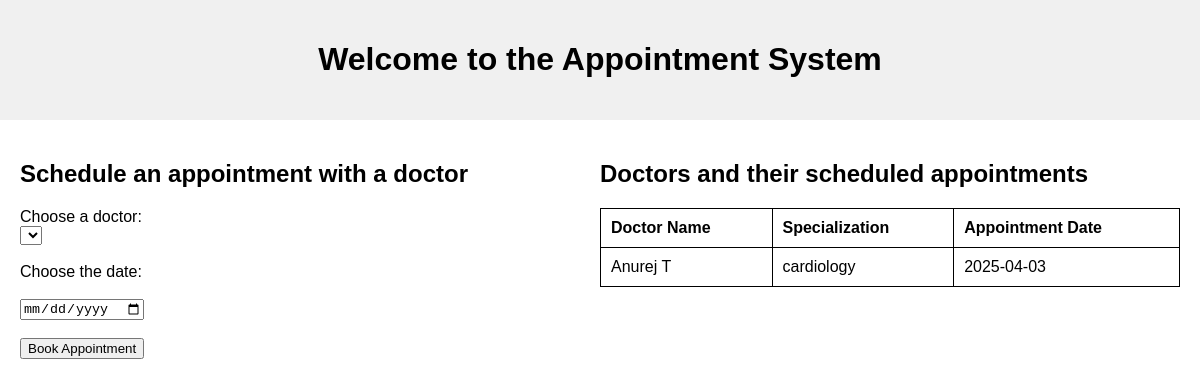
Before: /patlogged (signed in) with the older database file.
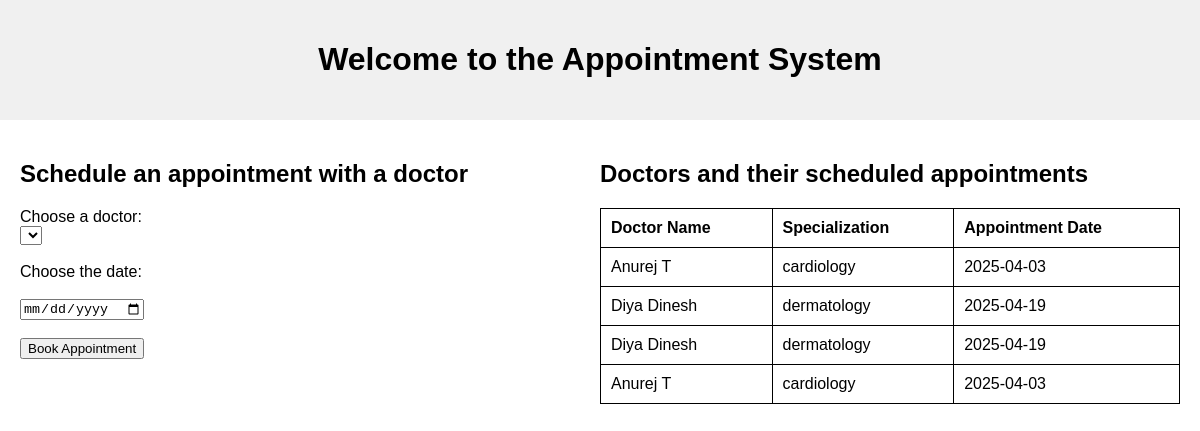
After: the same page with the newer database file.
### models.py (models this page shows)
class Appointment(db.Model):
    id = db.Column(db.Integer, primary_key = True)
    patient_id = db.Column(db.Integer, db.ForeignKey('patient.id'))
    doctor_id = db.Column(db.Integer, db.ForeignKey('doctor.id'))
    appointment_date = db.Column(db.Date)
    status = db.Column(db.String(), default = 'Pending')

class Doctor(db.Model):
    id = db.Column(db.Integer, primary_key = True)
    full_name = db.Column(db.String())
    phone_no = db.Column(db.String())
    dob = db.Column(db.Date)
    address = db.Column(db.String())
    password = db.Column(db.String())
    doct_id = db.Column(db.String(), unique = True)
    specialization = db.Column(db.String())
    is_approved = db.Column(db.Boolean, default = False)
    appointments = db.relationship('Appointment', backref='doctor')

### app.py (the view)
@app.route('/patlogged')
def patient_logged():
    if 'patient_id' not in session:
        return redirect('/logpat')
    patient_id = session['patient_id']
    appointments = Appointment.query.filter_by(patient_id=patient_id).all()
    booked_doctor_ids = [appt.doctor_id for appt in appointments]
    approved_doctors = Doctor.query.filter_by(is_approved=True).all()
    unbooked_doctors = [doc for doc in approved_doctors if doc.id not in booked_doctor_ids]
    appointment_details = []
    for appt in appointments:
        doctor = Doctor.query.get(appt.doctor_id)
        if doctor:
            appointment_details.append({
            'doctor_id': doctor.doct_id,  # fixed typo: it's 'doct_id' in your model
            'doctor_name': doctor.full_name,
            'date': appt.appointment_date
        })
    fixed_appointments = Appointment.query.filter_by(status = 'approved').all()
    return render_template(
        'patlogged.html',
        approved_doctors=unbooked_doctors,
        appointment_details=appointment_details,
        fixed_appointments = fixed_appointments
    )

### templates/patlogged.html (shortened to what this page needs)
<!DOCTYPE html>
<html lang="en">
<head>
</head>
<body>
<header>
    <h1>Welcome to the Appointment System</h1>
</header>
<div class="main-container">
    <div class="form-container">
        <h2>Schedule an appointment with a doctor</h2>
        <form method="POST" action="/schedule_appointment">
            <label for="doctor_id">Choose a doctor:</label><br>
            <select name="doctor_id" id="doctor_id" required>
            </select><br><br>
            <label for="appointment_date">Choose the date:</label><br><br>
            <input type="date" id="appointment_date" name="appointment_date" required><br><br>
            <button type="submit">Book Appointment</button>
        </form>
    </div>
    <div class="table-container">
        <h2>Doctors and their scheduled appointments</h2>
        {% if fixed_appointments %}
        <table>
            <thead>
                <tr>
                    <th>Doctor Name</th>
                    <th>Specialization</th>
                    <th>Appointment Date</th>
                </tr>
            </thead>
            <tbody>
                {% for appointment in fixed_appointments %}
                    <tr>
                        <td>{{ appointment.doctor.full_name }}</td>
                        <td>{{ appointment.doctor.specialization }}</td>
                        <td>{{ appointment.appointment_date }}</td>
                    </tr>
                {% endfor %}
            </tbody>
        </table>
        {% else %}
            <p>No appointments scheduled yet.</p>
        {% endif %}
    </div>
</div>
</body>
</html>

### templates/patlogged.html (style rules this page uses)
body { margin: 0; padding: 0; font-family: Arial, sans-serif; }
header { text-align: center; background-color: #f0f0f0; padding: 20px 0; }
.main-container { display: flex; justify-content: space-between; padding: 20px; }
.form-container { width: 45%; }
.table-container { width: 50%; }
table { width: 100%; border-collapse: collapse; }
table, th, td { border: 1px solid black; }
th, td { padding: 10px; text-align: left; }

Changed rows visible on the page:
added Appointment: doctor.full_name "Diya Dinesh", doctor.specialization "dermatology", appointment_date "2025-04-19"
added Appointment: doctor.full_name "Diya Dinesh", doctor.specialization "dermatology", appointment_date "2025-04-19"
added Appointment: doctor.full_name "Anurej T", doctor.specialization "cardiology", appointment_date "2025-04-03"
